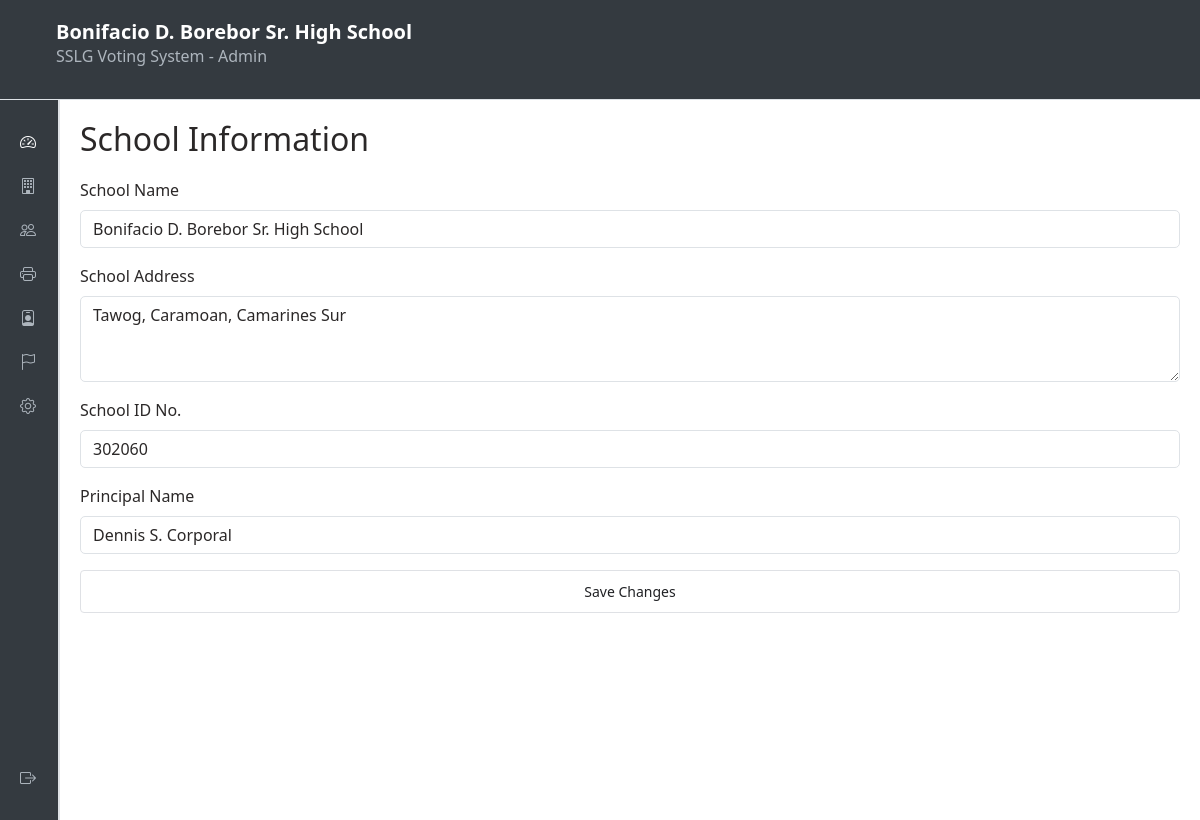
/admin/school.php (signed in), run on an earlier commit of the app's database.
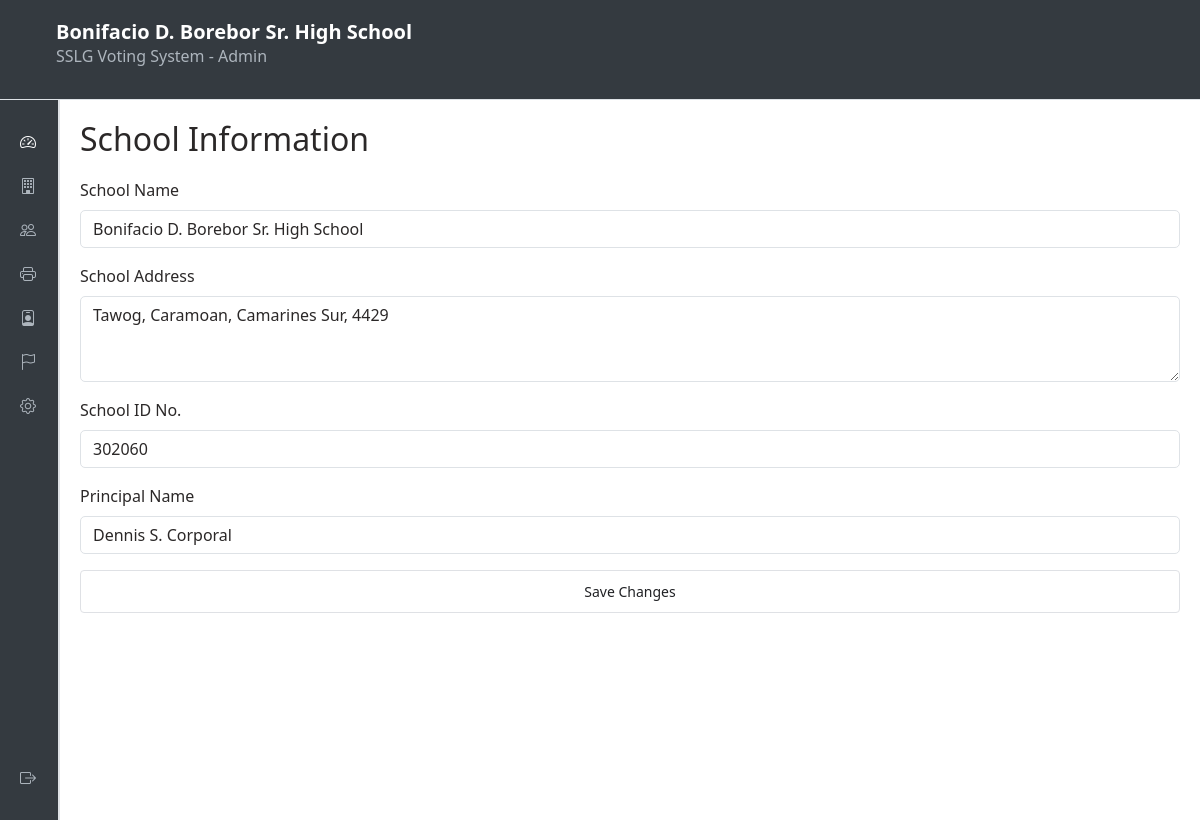
And on a later commit of the database.
### tables this page shows
CREATE TABLE school_info (
            id INTEGER PRIMARY KEY AUTOINCREMENT,
            school_name TEXT NOT NULL DEFAULT 'Supreme Secondary Learner Government',
            school_address TEXT,
            school_logo TEXT,
            contact_email TEXT,
            contact_phone TEXT,
            created_at TEXT DEFAULT CURRENT_TIMESTAMP,
            updated_at TEXT DEFAULT CURRENT_TIMESTAMP
        , school_id_no TEXT DEFAULT NULL, principal_name TEXT DEFAULT NULL, logo_path TEXT);

### admin/school.php (the view, shortened to what this page needs)
<?php
$db = getDBConnection();
$stmt = $db->query("SELECT * FROM school_info LIMIT 1");
$settings = $stmt->fetch();
include __DIR__ . '/../includes/admin_header.php';
include __DIR__ . '/../includes/admin_sidebar.php';
?>
<div class="admin-content">
    <h2>School Information</h2>
    <form method="POST" action="">
        <div class="mb-3">
            <label for="school_name" class="form-label">School Name</label>
            <input type="text" class="form-control" id="school_name" name="school_name" value="<?php echo htmlspecialchars($settings['school_name'] ?? ''); ?>" required>
        </div>
        <div class="mb-3">
            <label for="school_address" class="form-label">School Address</label>
            <textarea class="form-control" id="school_address" name="school_address" rows="3" required><?php echo htmlspecialchars($settings['school_address'] ?? ''); ?></textarea>
        </div>
        <div class="mb-3">
            <label for="school_id_no" class="form-label">School ID No.</label>
            <input type="text" class="form-control" id="school_id_no" name="school_id_no" value="<?php echo htmlspecialchars($settings['school_id_no'] ?? ''); ?>" required>
        </div>
        <div class="mb-3">
            <label for="principal_name" class="form-label">Principal Name</label>
            <input type="text" class="form-control" id="principal_name" name="principal_name" value="<?php echo htmlspecialchars($settings['principal_name'] ?? ''); ?>" required>
        </div>
        <button type="submit" class="btn btn-primary">Save Changes</button>
    </form>
</div>
<?php include __DIR__ . '/../includes/admin_footer.php'; ?>

What changed in the data, as far as the page shows it:
changed school_info "Bonifacio D. Borebor Sr. High School": school_address "Tawog, Caramoan, Camarines Sur" → "Tawog, Caramoan, Camarines Sur, 4429"
